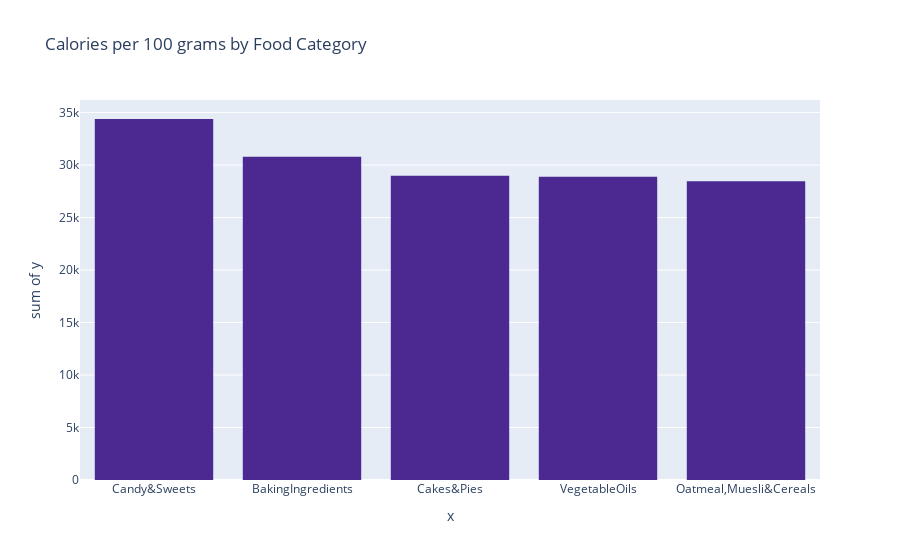

Source (notebook cell):
### Markdown cell above
<h2 style="color: #4CAF50;text-align:center">Top 5 Food Categories by High Calories</h2>

### Code cell
# top 5 food categories with the most calories
top_5_food_categories_cal = df.groupby('FoodCategory')['Cals_per100grams'].sum().nlargest(5)

plt = px.histogram(df, x=top_5_food_categories_cal.index, y=top_5_food_categories_cal.values, title='Calories per 100 grams by Food Category', color_discrete_sequence=px.colors.sequential.Agsunset)
plt.show()

### Figure 1 — Plotly figure (JSON) as saved in the notebook; plotly's stock layout.template omitted (floating-point values rounded to 4 significant figures)
{"data": [{"alignmentgroup": "True", "bingroup": "x", "histfunc": "sum", "hovertemplate": "x=%{x}<br>sum of y=%{y}<extra></extra>", "legendgroup": "", "marker": {"color": "rgb(75, 41, 145)", "pattern": {"shape": ""}}, "name": "", "offsetgroup": "", "orientation": "v", "showlegend": false, "type": "histogram", "x": ["Candy&Sweets", "BakingIngredients", "Cakes&Pies", "VegetableOils", "Oatmeal,Muesli&Cereals"], "xaxis": "x", "y": [34392, 30796, 28993, 28887, 28455], "yaxis": "y"}], "layout": {"barmode": "relative", "legend": {"tracegroupgap": 0}, "title": {"text": "Calories per 100 grams by Food Category"}, "xaxis": {"anchor": "y", "domain": [0, 1], "title": {"text": "x"}}, "yaxis": {"anchor": "x", "domain": [0, 1], "title": {"text": "sum of y"}}}}
